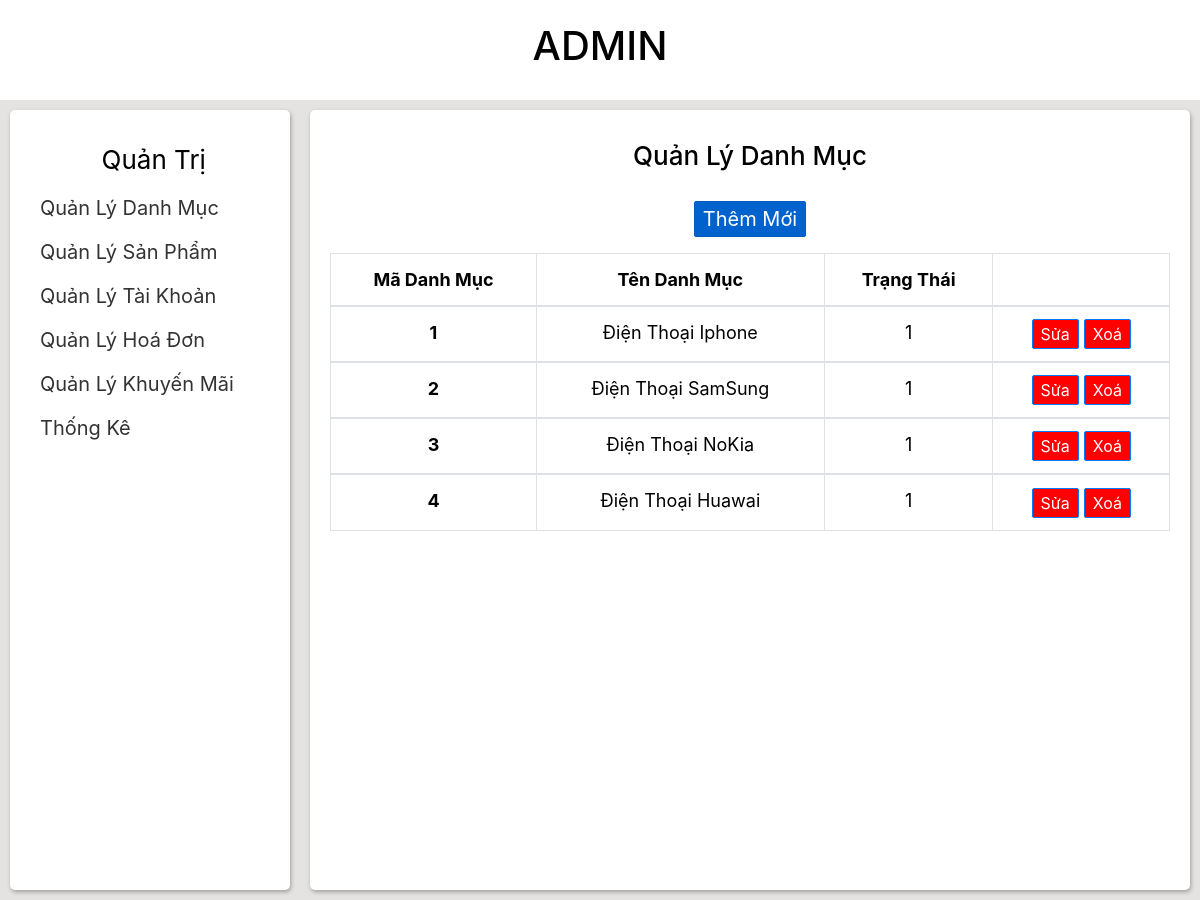
/admin/quanlydanhmuc/quanlydanhmuc.php, run on the app's committed database.
### tables this page shows
CREATE TABLE `danh_muc` (
  `MaDM` varchar(10) NOT NULL,
  `TenDM` varchar(30) NOT NULL,
  `TrangThai` varchar(50) NOT NULL
);

### admin/quanlydanhmuc/quanlydanhmuc.php (the view, shortened to what this page needs)
<!DOCTYPE html>
<html>
	<head>
		<link rel="stylesheet" href="https://cdn.jsdelivr.net/npm/bootstrap@4.0.0/dist/css/bootstrap.min.css">
		<link rel="stylesheet" type="text/css" href="../../style/styleAdmin.css">
	</head>
	<body>
		<div class="header">
				<h1>ADMIN</h1>
		</div>
		<div class="wrap">
			<div class="navbar">
				<div class="navbar-wrap">
					<div class="navbar-user">
						<span>Quản Trị</span>
					</div>
					<div>
						<ul class="navbar-item">
							<li class="navbar-item-li">
								<a class="navbar-item-link" href="#">Quản Lý Danh Mục</a>
							</li>
							<li class="navbar-item-li">
								<a class="navbar-item-link" href="../quanlysanpham/quanlysanpham.php" >Quản Lý Sản Phẩm</a>
							</li>
							<li class="navbar-item-li">
								<a class="navbar-item-link" href="../quanlytaikhoan/quanlytaikhoan.php" >Quản Lý Tài Khoản</a>
							</li>
							<li class="navbar-item-li">
								<a class="navbar-item-link" href="../quanlyhoadon/quanlyhoadon.php" >Quản Lý Hoá Đơn</a>
							</li>
							<li class="navbar-item-li">
								<a class="navbar-item-link" href="../quanlykhuyenmai/quanlykhuyenmai.php" >Quản Lý Khuyến Mãi</a>
							</li>
							<li class="navbar-item-li">
								<a class="navbar-item-link" href="../thongke/thongkedoanhthu.php" >Thống Kê</a>
							</li>
						</ul>
					</div>
				</div>
			</div>
			<div class="container">
					<?php
						include'../connect.php';
						$sql_xemdm="SELECT *FROM danh_muc" ;
						$result_dm=mysqli_query($conn,$sql_xemdm);
					?>
				<div class="container-wrap">
					<h1 class="container-header">
						Quản Lý Danh Mục
					</h1>
					<a href="themmoidanhmuc.php" class="btn btn-primary btn-lg active mb-16" role="button" aria-pressed="true">Thêm Mới</a>
					<table class="table table-bordered">
					  <thead>
					    <tr>
					      <th scope="col">Mã Danh Mục</th>
					      <th scope="col">Tên Danh Mục</th>
					      <th scope="col">Trạng Thái</th>
					      <th scope="col"></th>
					    </tr>
					  </thead>
					<?php
					while ($data=mysqli_fetch_array($result_dm)) {
					?>
					  <tbody>
					    <tr>
					      <th scope="row"><?php echo $data['MaDM'];?></th>
					      <td><?php echo $data['TenDM'];?></td>
					      <td><?php echo $data['TrangThai'];?></td>
					      <td>
					      	<a class="btn btn-primary" href="suadanhmuc.php?id=<?php echo $data['MaDM']?>" role="button">Sửa</a>
					      	<a class="btn btn-primary" href="xoadanhmuc.php?id=<?php echo $data['MaDM']?>" role="button">Xoá</a>
					      </td>
					    </tr>
					  </tbody>
					  	<?php
						}
						?>
					</table>
				</div>
			</div>
		</div>
	</body>
</html>

### style/styleAdmin.css (style rules this page uses)
* { padding: 0; margin: 0; box-sizing: border-box; }
body { font-size: 62.5%; height: 100vh; width: 100%; color: black; }
a { text-decoration: none; font-size: 20px; padding: 10px; transition: 0.3s ease; color: #333; }
.mb-16 { margin-bottom: 16px; }
ul li { list-style: none; }
.btn { background-color: red; padding: 2px 8px; border-radius: 2px; }
.header { height: 100px; display: flex; align-items: center; justify-content: center; }
.wrap { display: flex; justify-content: center; background-color: #e5e2e2; min-height: 100vh; }
.navbar { width: 25%; padding: 10px; }
.navbar-item-li { margin: 14px 0; }
.navbar-wrap, .container-wrap { padding: 20px; width: 100%; height: 100%; background-color: white; border-radius: 5px; box-shadow: 1px 2px 4px rgba(0, 0, 0, 0.3); }
.navbar-user, .container-header { margin: 10px 0; text-align: center; font-size: 26px; }
.container-wrap { text-align: center; }
.container { width: 75%; padding: 10px; }
.container-header { margin-bottom: 30px; }
.table-bordered { font-size: 18px; }

### data on the page
danh_muc: MaDM "1", TenDM "Điện Thoại Iphone", TrangThai "1"
danh_muc: MaDM "2", TenDM "Điện Thoại SamSung", TrangThai "1"
danh_muc: MaDM "3", TenDM "Điện Thoại NoKia", TrangThai "1"
danh_muc: MaDM "4", TenDM "Điện Thoại Huawai", TrangThai "1"
